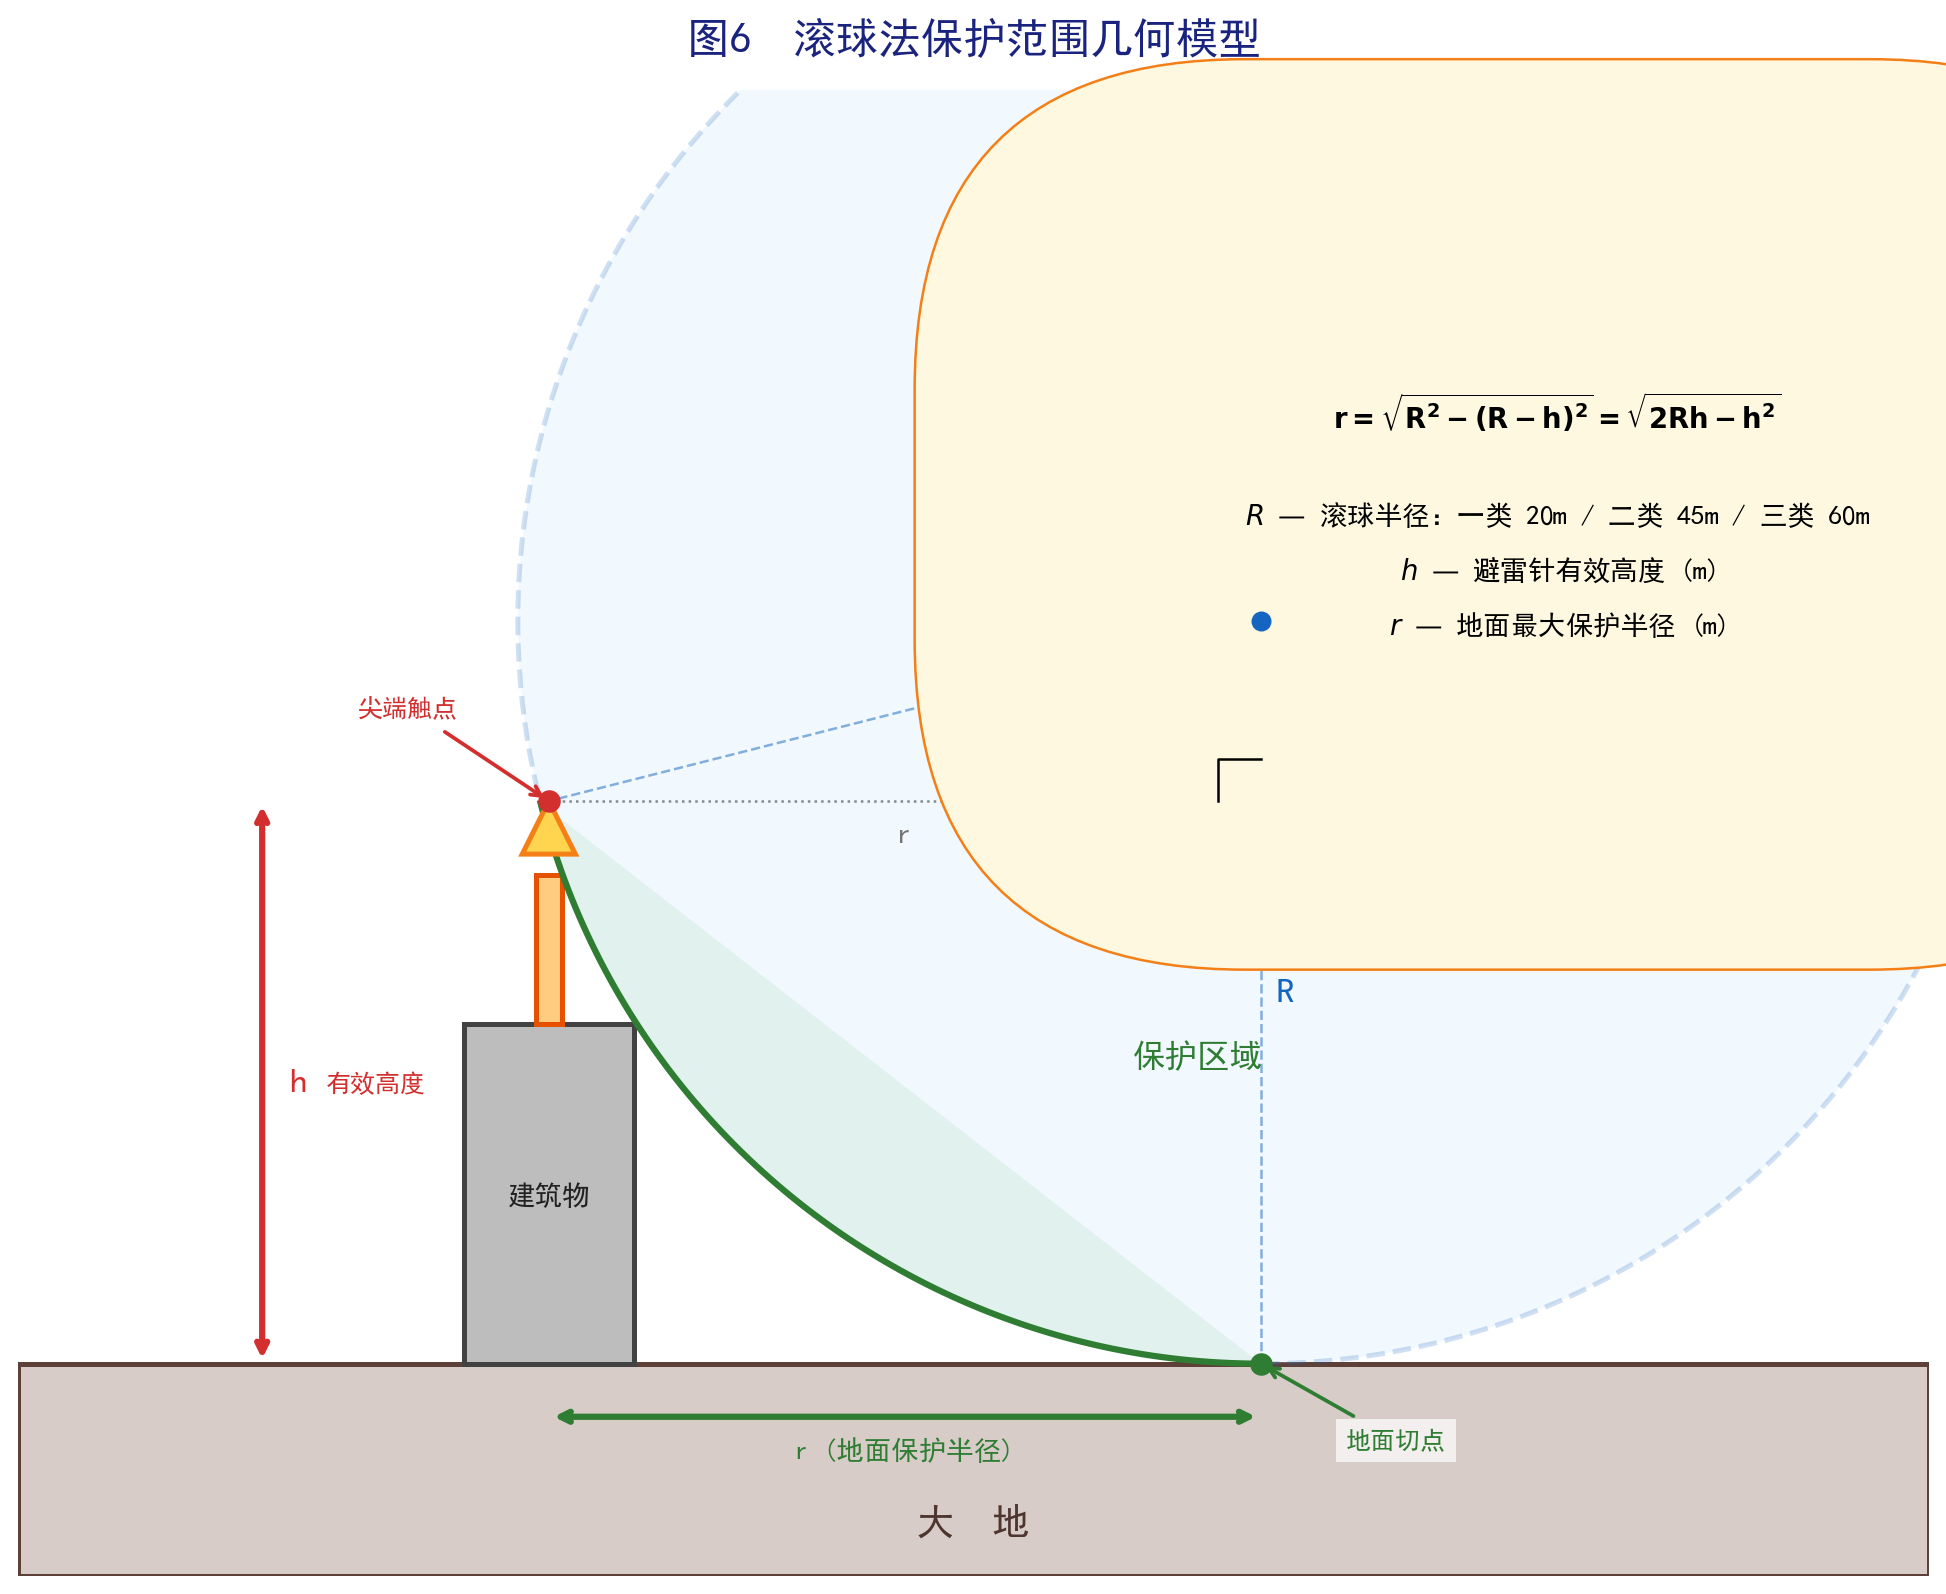

Recreate this plot in Python.
#!/usr/bin/env python
# -*- coding: utf-8 -*-
"""图4：滚球法保护范围几何模型 — 重绘版"""
import matplotlib
matplotlib.use('Agg')
import matplotlib.pyplot as plt
import numpy as np
from matplotlib.patches import Circle, Rectangle, Polygon, Arc, Wedge, FancyArrowPatch

plt.rcParams['font.sans-serif'] = ['SimHei']
plt.rcParams['axes.unicode_minus'] = False

fig, ax = plt.subplots(1, 1, figsize=(11, 9))
ax.set_xlim(-2, 16)
ax.set_ylim(-2, 12)
ax.set_aspect('equal')
ax.axis('off')

# ============================================================
# 几何参数 (h < R 使图更清晰)
# ============================================================
tip_x = 3.0
h = 5.0       # 避雷针有效高度（含建筑物）
R = 7.0       # 滚球半径（二类防雷45m按比例缩放）
r0 = np.sqrt(2 * R * h - h**2)   # 地面保护半径
x_c = tip_x + r0                  # 滚球球心 x 坐标
y_c = R                           # 滚球球心 y 坐标

print(f'h={h:.1f}, R={R:.1f}, r0={r0:.2f}, x_c={x_c:.2f}')

# ============================================================
# 地面
# ============================================================
ax.fill([-2, 16, 16, -2], [-2, -2, 0, 0], color='#D7CCC8', edgecolor='#5D4037', linewidth=2, zorder=1)
ax.text(7, -1.5, '大  地', fontsize=15, ha='center', va='center', color='#4E342E', fontweight='bold')

# ============================================================
# 建筑物
# ============================================================
bldg = Rectangle((tip_x - 0.8, 0), 1.6, 3.2, facecolor='#BDBDBD', edgecolor='#424242', linewidth=2, zorder=2)
ax.add_patch(bldg)
ax.text(tip_x, 1.6, '建筑物', fontsize=11, ha='center', va='center', color='#212121', fontweight='bold')

# ============================================================
# 避雷针杆体
# ============================================================
rod_base = 3.2
rod_top = h - 0.4
rod = Rectangle((tip_x - 0.12, rod_base), 0.24, rod_top - rod_base,
                facecolor='#FFCC80', edgecolor='#E65100', linewidth=2, zorder=3)
ax.add_patch(rod)

# 尖端
tip_pts = [(tip_x, h + 0.3), (tip_x - 0.25, h - 0.2), (tip_x + 0.25, h - 0.2)]
tip = Polygon(tip_pts, facecolor='#FFD54F', edgecolor='#F57F17', linewidth=2, zorder=4)
ax.add_patch(tip)
tip_y = h + 0.3   # 实际尖端顶点

# ============================================================
# 滚球 (虚线)
# ============================================================
sphere = Circle((x_c, y_c), R, facecolor='#BBDEFB', alpha=0.2,
                edgecolor='#1565C0', linewidth=2, linestyle='--', zorder=2)
ax.add_patch(sphere)
ax.plot(x_c, y_c, 'o', color='#1565C0', markersize=7, zorder=5)
ax.text(x_c + 0.4, y_c + 0.15, '滚球球心 O', fontsize=11, color='#1565C0', fontweight='bold')

# ============================================================
# 保护区域 (球面下方、地面上方的弓形区域)
# ============================================================

# 球面与地面切点: (x_c, 0)
# 球面与尖端交点: (tip_x, tip_y)

# 参数: 从球心出发，角度从地面切点(正下方, φ=3π/2)逆时针到尖端
tip_angle = np.arctan2(tip_y - y_c, tip_x - x_c)  # 尖端相对球心的角度
ground_angle = -np.pi/2   # 地面切点，球心正下方

# 保护弧线：从地面切点到尖端，沿球面
arc_angles = np.linspace(ground_angle, tip_angle, 100)
arc_x = x_c + R * np.cos(arc_angles)
arc_y = y_c + R * np.sin(arc_angles)

# 填充保护区域：弧线 + 地面线 + 建筑物/避雷针轮廓
# 地面从 x_c 到 tip_x
fill_x = np.concatenate([[tip_x], arc_x, [x_c]])
fill_y = np.concatenate([[tip_y], arc_y, [0]])
ax.fill(fill_x, fill_y, facecolor='#C8E6C9', alpha=0.35,
        edgecolor='none', zorder=1)

# 保护弧线描边
ax.plot(arc_x, arc_y, color='#2E7D32', linewidth=2.5, zorder=3)
ax.text(8.5, 2.8, '保护区域', fontsize=13, color='#2E7D32', fontweight='bold')

# ============================================================
# 标注关键点
# ============================================================
# 尖端触点
ax.plot(tip_x, tip_y, 'o', color='#D32F2F', markersize=8, zorder=6)
ax.annotate('尖端触点', xy=(tip_x, tip_y), xytext=(tip_x - 1.8, tip_y + 0.8),
            fontsize=10, color='#D32F2F', fontweight='bold',
            arrowprops=dict(arrowstyle='->', color='#D32F2F', lw=1.5),
            bbox=dict(facecolor='white', edgecolor='none', alpha=0.7))

# 地面切点
ax.plot(x_c, 0, 'o', color='#2E7D32', markersize=8, zorder=6)
ax.annotate('地面切点', xy=(x_c, 0), xytext=(x_c + 0.8, -0.8),
            fontsize=10, color='#2E7D32', fontweight='bold',
            arrowprops=dict(arrowstyle='->', color='#2E7D32', lw=1.5),
            bbox=dict(facecolor='white', edgecolor='none', alpha=0.7))

# ============================================================
# 尺寸标注
# ============================================================

# h: 从地面到尖端顶点的垂直高度
ax.annotate('', xy=(0.3, 0), xytext=(0.3, tip_y),
            arrowprops=dict(arrowstyle='<->', color='#D32F2F', lw=2.5))
ax.text(0.55, tip_y/2, 'h', fontsize=14, color='#D32F2F', fontweight='bold', va='center')
ax.text(0.9, tip_y/2, '有效高度', fontsize=10, color='#D32F2F', va='center')

# R: 从球心到尖端触点（或到地面切点）
# 画一条从球心到尖端触点的线
ax.plot([x_c, tip_x], [y_c, tip_y], '--', color='#1565C0', linewidth=1, alpha=0.5)
mid_x, mid_y = (x_c + tip_x)/2, (y_c + tip_y)/2
ax.text(mid_x + 0.3, mid_y + 0.3, 'R', fontsize=14, color='#1565C0', fontweight='bold')

# 从球心到地面的线
ax.plot([x_c, x_c], [0, y_c], '--', color='#1565C0', linewidth=1, alpha=0.5)
ax.text(x_c + 0.15, y_c/2, 'R', fontsize=14, color='#1565C0', fontweight='bold', va='center')

# r: 地面保护半径
ax.annotate('', xy=(tip_x, -0.5), xytext=(x_c, -0.5),
            arrowprops=dict(arrowstyle='<->', color='#2E7D32', lw=2.5))
ax.text(tip_x + r0/2, -0.9, 'r (地面保护半径)', fontsize=11, color='#2E7D32',
        fontweight='bold', ha='center')

# ============================================================
# 直角三角形辅助线 (证明 r = sqrt(2Rh-h²))
# ============================================================
# 球心到尖端触点的直角三角形：
# 水平直角边：x_c - tip_x = r
# 垂直直角边：|y_c - tip_y| = |R - h| (注意这里 h < R, 所以 R-h > 0)
# 斜边：R

# 水平虚线
ax.plot([tip_x, x_c], [tip_y, tip_y], ':', color='#757575', linewidth=1, zorder=1)
# 垂直虚线
ax.plot([x_c, x_c], [tip_y, y_c], ':', color='#757575', linewidth=1, zorder=1)

# 直角标记
sq_size = 0.4
ax.plot([x_c - sq_size, x_c - sq_size, x_c], [tip_y, tip_y + sq_size, tip_y + sq_size],
        'k-', linewidth=1, zorder=5)

# 标注直角边
ax.text(x_c - r0/2, tip_y - 0.4, 'r', fontsize=12, color='#757575', ha='center', fontweight='bold')
ax.text(x_c + 0.4, tip_y + (y_c - tip_y)/2, 'R-h', fontsize=12, color='#757575', ha='left', va='center')

# ============================================================
# 公式框
# ============================================================
formula_box = (
    r'$\mathbf{r = \sqrt{R^2 - (R-h)^2} = \sqrt{2Rh - h^2}}$' + '\n\n'
    r'$R$ — 滚球半径：一类 20m / 二类 45m / 三类 60m' + '\n'
    r'$h$ — 避雷针有效高度 (m)' + '\n'
    r'$r$ — 地面最大保护半径 (m)'
)
ax.text(12.5, 8, formula_box, fontsize=11, ha='center', va='center',
        bbox=dict(facecolor='#FFF8E1', edgecolor='#F57F17', pad=12, boxstyle='round'),
        linespacing=2.0)

# ============================================================
# 标题
# ============================================================
ax.set_title('图6  滚球法保护范围几何模型', fontsize=17, fontweight='bold', color='#1A237E', pad=15)

plt.tight_layout()
fig.savefig(r'D:\Visual Studio\Project\diagrams\fig4_滚球法模型.png', dpi=180, bbox_inches='tight',
            facecolor='white', edgecolor='none')
plt.close()
print('Fig4 saved')

from PIL import Image
img = Image.open(r'D:\Visual Studio\Project\diagrams\fig4_滚球法模型.png')
print(f'  Size: {img.size[0]}x{img.size[1]}')
